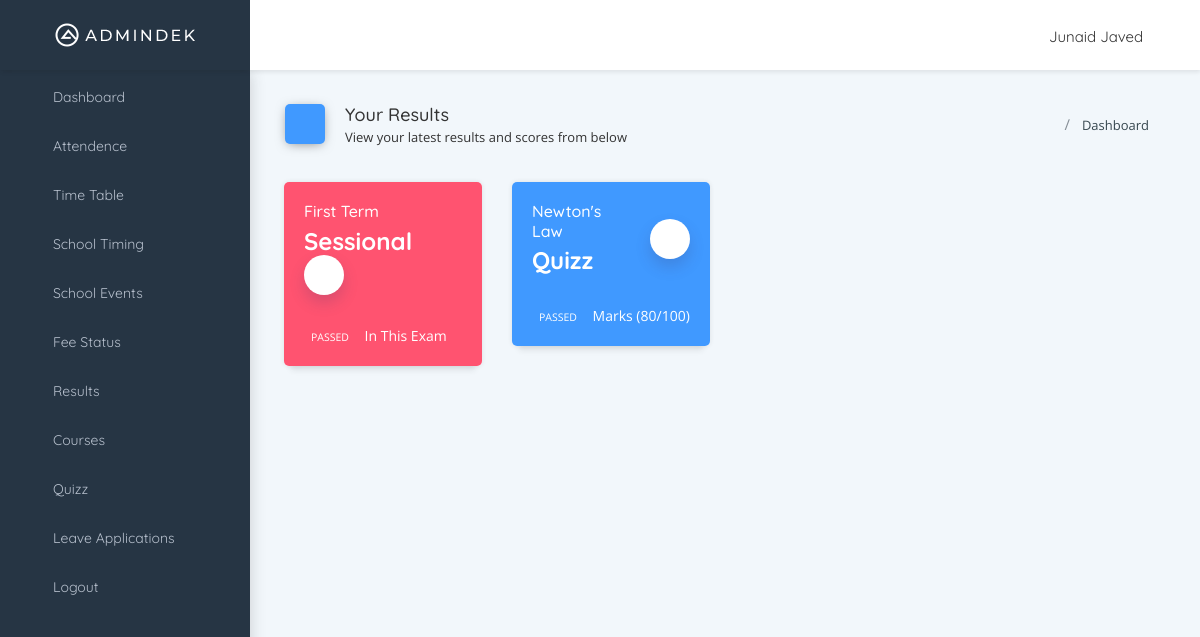
The app's page /results/ (signed in) with its own data.
### users/models.py (models this page shows, shortened)
class User(AbstractBaseUser, PermissionsMixin):
    first_name = models.CharField(max_length=150)
    last_name = models.CharField(max_length=150)
    role = models.CharField(choices=ROLE_CHOICES,
                            max_length=15, default='Student')
    grade = models.ForeignKey(
        Grade, on_delete=models.SET_NULL, blank=True, null=True)
    created_date = models.DateTimeField(default=timezone.now)
    user_name = models.CharField(max_length=40, unique=True)
    email = models.EmailField(unique=True)
    is_staff = models.BooleanField(default=False)
    is_active = models.BooleanField(default=False)
    image = CloudinaryField('image', folder='avatars',
                            default=env('DEFAULT_AVATAR'))
    USERNAME_FIELD = 'user_name'
    REQUIRED_FIELDS = ['email', 'role', 'first_name', 'last_name', ]
    objects = CustomAccountManger()

### results/models.py (models this page shows, shortened)
class Result(models.Model):
    name = models.CharField(max_length=50, blank=True, null=True)
    type = models.CharField(
        default='sessional', choices=RESULT_TYPE_CHOICES, max_length=20)
    total_marks = models.IntegerField(default=100)
    obtained_marks = models.IntegerField(default=0)
    status = models.CharField(
        default='passed', choices=STATUS_CHOICES, max_length=20)
    user = models.ForeignKey(
        User, on_delete=models.CASCADE, null=True, blank=True)
    color = models.CharField(
        default='red', choices=COLOR_CHOICES, max_length=20)

### users/decorators.py (the view)
        def wrapper_func(request, *args, **kwargs):
            if not request.user.is_authenticated:
                return redirect('login')
            if request.user.role in roles:
                return view_func(request, *args, **kwargs)
            else:
                logout(request)
                return redirect('login')

### results/views.py (called while the page is built)
@allowed_only(roles=["Admin", 'Student'])
def results_view(request):
    results = Result.objects.filter(user=request.user)
    context = {'results': results, 'bread_title': 'Your Results',
               'bread_subtitle': "View your latest results and scores from below", 'bread_icon': 'award'}
    return render(request, 'results/results.html', context)

### results/templates/results/results.html
{% extends 'header.html' %} {% block title %}{{course.name}}{% endblock %}
{% block breadcrumbs %} {% include 'breadcrumbs.html' %} {% endblock %}
{% block content %}
<div class="row">
  {% for result in results %}
  <div class="col-xl-3 col-md-6">
    {% if result.type == 'sessional' %}
    <a href="{% url 'results' result.id %}">
      {% endif %}
      <div class="card prod-p-card card-{{result.color}}">
        <div class="card-body">
          <div class="row align-items-center m-b-30">
            <div class="col">
              <h6 class="m-b-5 text-white">{{result.name|truncatechars:14}}</h6>
              {% if result.type == 'quizz' %}
              <h3 class="m-b-0 f-w-700 text-white">Quizz</h3>
              {% else %}
              <h3 class="m-b-0 f-w-700 text-white">Sessional</h3>
              {% endif %}
            </div>
            <div class="col-auto">
              <i class="fas fa-trophy text-c-{{result.color}} f-18"></i>
            </div>
          </div>
          <p class="m-b-0 text-white">
            <span class="label m-r-10">{{result.status|upper}}</span>
            {% if result.type == 'quizz' %}Marks&nbsp;({{result.obtained_marks}}/{{result.total_marks}}){% else %}In This Exam{% endif %}
          </p>
        </div>
      </div>
      {% if result.type == 'sessional' %}
    </a>
    {% endif %}
  </div>
  {% endfor %}
</div>
{% endblock content %}

### templates/navbar.html (shortened to what this page needs)
{% load static %} {% load cloudinary %}
<nav class="navbar header-navbar pcoded-header">
  <div class="navbar-wrapper">
    <div class="navbar-logo">
      <a href="{% url 'home' %}">
        <img class="img-fluid" src="{% static 'images/logo.png' %}" alt="Theme-Logo" />
      </a>
      <a class="mobile-menu" id="mobile-collapse" href="#!">
        <i class="feather icon-menu icon-toggle-right"></i>
      </a>
    </div>
    <div class="navbar-container container-fluid">
      <ul class="nav-left">
        <li>
          <a href="#!" onclick="if (!window.__cfRLUnblockHandlers) return false; javascript:toggleFullScreen()" class="waves-effect waves-light" data-cf-modified-d8424a08d31b5b8b406fded2-="">
            <i class="full-screen feather icon-maximize"></i>
          </a>
        </li>
      </ul>
      <ul class="nav-right no-select d-flex align-items-center mt-1">
        <li class="user-profile header-notification">
          <div class="dropdown-primary dropdown">
            <div class="dropdown-toggle" data-toggle="dropdown">
              <span>{{request.user.first_name}} {{request.user.last_name}}</span>
              <i class="feather icon-chevron-down"></i>
            </div>
          </div>
        </li>
      </ul>
    </div>
  </div>
</nav>

### static/styles/feather.css (style rules this page uses)
.feather { font-family:feather!important;speak:none;font-style:normal;font-weight:400;font-variant:normal;text-transform:none;line-height:1;-webkit-font-smoothing:antialiased;-moz-osx-font-smoothing:grayscale }
.icon-chevron-down:before { content:"\e842" }
.icon-menu:before { content:"\e88f" }
.icon-toggle-right:before { content:"\e8d9" }
.icon-maximize:before { content:"\e908" }

### static/styles/widget.css (style rules this page uses)
.card-blue,.card-green,.card-red,.card-yellow { position:relative;overflow:hidden }
.card-blue:after,.card-green:after,.card-red:after,.card-yellow:after { content:"";position:absolute;top:0;left:0;width:100%;height:100%;z-index:1 }
.card-blue .card-block,.card-blue .card-block-big,.card-blue .card-block-small,.card-blue .card-body,.card-blue .card-footer,.card-blue .card-header,.card-green .card-block,.card-green .card-block-big,.card-green .card-block-small,.card-green .card-body,.card-green .card-footer,.card-green .card-header,.card-red .card-block,.card-red .card-block-big,.card-red .card-block-small,.card-red .card-body,.card-red .card-footer,.card-red .card-header,.card-yellow .card-block,.card-yellow .card-block-big,.card-yellow .card-block-small,.card-yellow .card-body,.card-yellow .card-footer,.card-yellow .card-header { position:relative;z-index:5 }
.card-red::after { background:#ff5370 }
.card-blue::after { background:#4099ff }
.prod-p-card i { background-color:#fff;width:40px;height:40px;border-radius:50%;text-align:center;padding:11px 0;font-size:18px;-webkit-transition:all .3s ease-in-out;transition:all .3s ease-in-out;-webkit-box-shadow:0 8px 15px rgba(62,57,107,.2);box-shadow:0 8px 15px rgba(62,57,107,.2) }

### static/styles/custom.css (style rules this page uses)
.no-select { -webkit-user-select: none; -moz-user-select: none; -ms-user-select: none; user-select: none; }

### records on screen
User: user.first_name "Junaid", user.last_name "Javed"
Result: name "First Term", type "Sessional", status "PASSED"
Result: name "Newton's Law", type "Quizz", status "PASSED", obtained_marks "80", total_marks "100"

### other values on screen
{{ bread_title }} "Your Results"
{{ bread_subtitle }} "View your latest results and scores from below"
